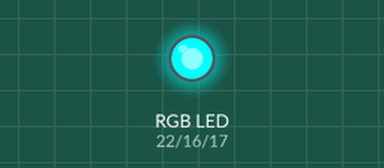
A program run on a simulated ESP32 board running MicroPython. Parts: an RGB LED mixed from three pins (HIGH = lit).

Above: at 3.05 s.
At 10.7 s:
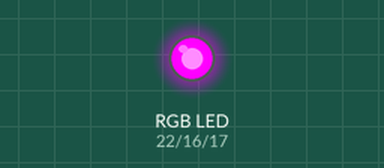
At 18.5 s:
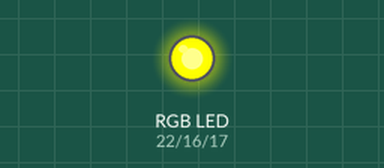
At 26.75 s:
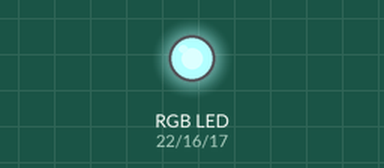
At 30.5 s:
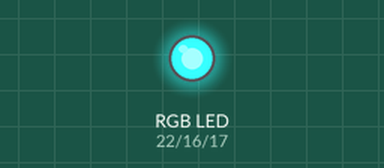
At 34.1 s:
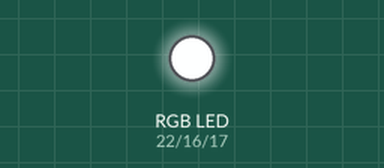
Timing chart, 0 to 43.6 s (numbered marks = the images above):
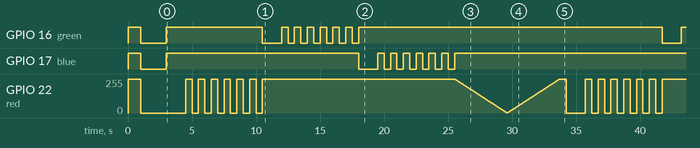

Measured:
- by itself, GPIO 16 (green): HIGH → LOW at 1.0 s, → HIGH 2.0 s later, → LOW 7.5 s later, → HIGH 1.5 s later, … (58 changes in this stretch)
- by itself, GPIO 17 (blue): HIGH → LOW at 1.0 s, → HIGH 2.0 s later, → LOW 15.0 s later, → HIGH 1.5 s later, … (58 changes in this stretch)
- by itself, GPIO 22 (red): moves between 0/255 and 255/255, repeating every 31.2 s

The program:

RGB_LED.py
```python
from machine import Pin,PWM
import time

RED_PIN = 22
GREEN_PIN = 16
BLUE_PIN = 17

LED_ON = 0
LED_OFF = 1

FREQ = 1000
PWM_LED = 22

if __name__=='__main__':
    red = Pin(RED_PIN,Pin.OUT,value = LED_OFF)
    green = Pin(GREEN_PIN,Pin.OUT,value = LED_OFF)
    blue = Pin(BLUE_PIN,Pin.OUT,value = LED_OFF)
    time.sleep_ms(1000)
    red(LED_ON)
    green(LED_ON)
    blue(LED_ON)
    time.sleep_ms(2000)
    while True:
        red(LED_ON)
        green(LED_OFF)
        blue(LED_OFF)
        time.sleep_ms(1500)
        for i in range(6):
            red(LED_OFF)
            time.sleep_ms(500)
            red(LED_ON)
            time.sleep_ms(500)
        red(LED_OFF)
        green(LED_ON)
        blue(LED_OFF)
        time.sleep_ms(1500)
        for i in range(6):
            green(LED_OFF)
            time.sleep_ms(500)
            green(LED_ON)
            time.sleep_ms(500)
        red(LED_OFF)
        green(LED_OFF)
        blue(LED_ON)
        time.sleep_ms(1500)
        for i in range(6):
            blue(LED_OFF)
            time.sleep_ms(500)
            blue(LED_ON)
            time.sleep_ms(500)
        red(LED_OFF)
        green(LED_OFF)
        blue(LED_OFF)
        pwm = PWM(Pin(PWM_LED),freq = FREQ)
        for i in range(1023,0,-5):
            pwm.duty(i)
            time.sleep_ms(20)
        for i in range(0,1024,5):
            pwm.duty(i)
            time.sleep_ms(20)
        time.sleep_ms(500)
        pwm.deinit()
        red = Pin(RED_PIN,Pin.OUT,value = LED_OFF)
```
